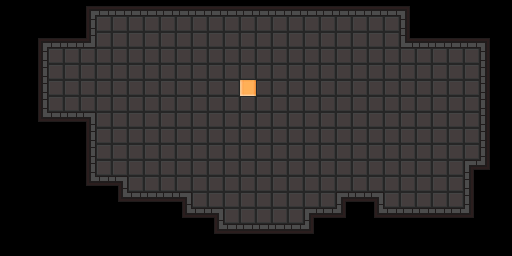

Rendered tile map (Tiled .tmx) drawn with the repository's tilesets; below, a short description and the full map source, tile grids included:
An orthogonal 32x16 tile map with 16x16 px tiles, 1 tile layer (Tile Layer 1), 2 tilesets and 7 objects.

<map version="1.4" tiledversion="1.4.3" orientation="orthogonal" renderorder="right-down" width="32" height="16" tilewidth="16" tileheight="16" infinite="0" nextlayerid="3" nextobjectid="8">
 <tileset firstgid="1" source="../tileset_dungeon.tsx" />
 <tileset firstgid="65" source="../tileset_common.tsx" />
 <layer id="1" name="Tile Layer 1" width="32" height="16">
  <data encoding="csv">
0,0,0,0,0,1,2,2,2,2,2,2,2,2,2,2,2,2,2,2,2,2,2,2,2,3,0,0,0,0,0,0,
0,0,0,0,0,9,33,33,33,33,33,33,33,33,33,33,33,33,33,33,33,33,33,33,33,11,0,0,0,0,0,0,
0,0,1,2,2,13,33,33,33,33,33,33,33,33,33,33,33,33,33,33,33,33,33,33,33,12,2,2,2,2,3,0,
0,0,9,33,33,33,33,33,33,33,33,33,33,33,33,33,33,33,33,33,33,33,33,33,33,33,33,33,33,33,11,0,
0,0,9,33,33,33,33,33,33,33,33,33,33,33,33,33,33,33,33,33,33,33,33,33,33,33,33,33,33,33,11,0,
0,0,9,33,33,33,33,33,33,33,33,33,33,33,33,65,33,33,33,33,33,33,33,33,33,33,33,33,33,33,11,0,
0,0,9,33,33,33,33,33,33,33,33,33,33,33,33,33,33,33,33,33,33,33,33,33,33,33,33,33,33,33,11,0,
0,0,17,18,18,5,33,33,33,33,33,33,33,33,33,33,33,33,33,33,33,33,33,33,33,33,33,33,33,33,11,0,
0,0,0,0,0,9,33,33,33,33,33,33,33,33,33,33,33,33,33,33,33,33,33,33,33,33,33,33,33,33,11,0,
0,0,0,0,0,9,33,33,33,33,33,33,33,33,33,33,33,33,33,33,33,33,33,33,33,33,33,33,33,33,11,0,
0,0,0,0,0,9,33,33,33,33,33,33,33,33,33,33,33,33,33,33,33,33,33,33,33,33,33,33,33,4,19,0,
0,0,0,0,0,17,18,5,33,33,33,33,33,33,33,33,33,33,33,33,33,33,33,33,33,33,33,33,33,11,0,0,
0,0,0,0,0,0,0,17,18,18,18,5,33,33,33,33,33,33,33,33,33,4,18,5,33,33,33,33,33,11,0,0,
0,0,0,0,0,0,0,0,0,0,0,17,18,5,33,33,33,33,33,4,18,19,0,17,18,18,18,18,18,19,0,0,
0,0,0,0,0,0,0,0,0,0,0,0,0,17,18,18,18,18,18,19,0,0,0,0,0,0,0,0,0,0,0,0,
0,0,0,0,0,0,0,0,0,0,0,0,0,0,0,0,0,0,0,0,0,0,0,0,0,0,0,0,0,0,0,0
</data>
 </layer>
 <objectgroup id="2" name="Object Layer 1">
  <object id="1" template="../templates/spawn.tx" x="96" y="80" />
  <object id="2" template="../templates/keyRed.tx" x="128" y="128" />
  <object id="3" template="../templates/doorRed.tx" x="160" y="80" />
  <object id="4" template="../templates/ball.tx" x="200.667" y="116">
   <properties>
    <property name="center" type="object" value="5" />
   </properties>
  </object>
  <object id="5" template="../templates/position.tx" x="224" y="144" />
  <object id="6" template="../templates/goal.tx" x="416" y="160" />
  <object id="7" template="../templates/checkpoint.tx" x="240" y="80" />
 </objectgroup>
</map>
